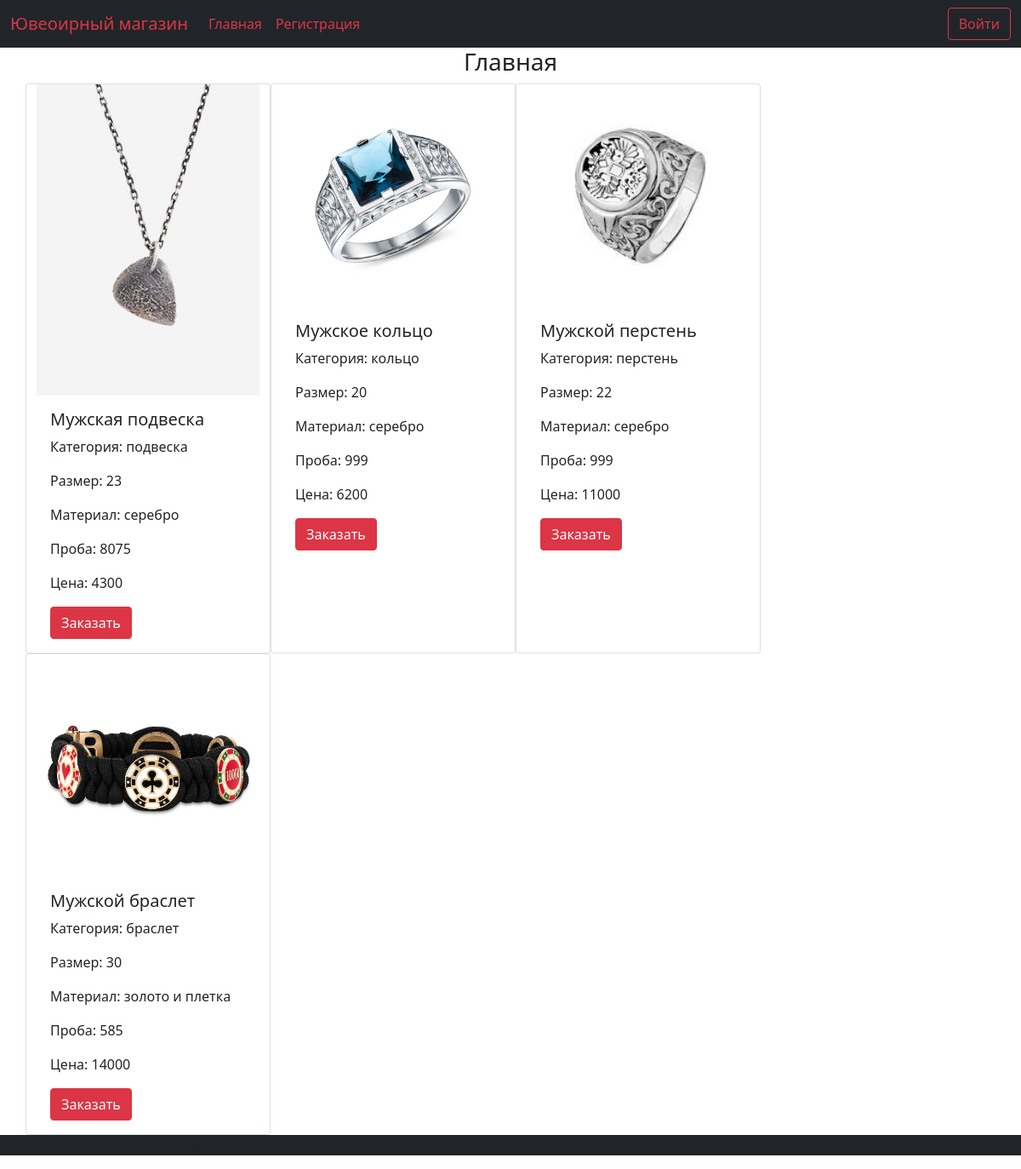
The page / on the database its author committed.
### tables this page shows
CREATE TABLE `tovar` (
  `id_tovar` int(11) NOT NULL,
  `name_tovar` varchar(70) NOT NULL,
  `prosvod` varchar(100) NOT NULL,
  `categori` varchar(70) NOT NULL,
  `wihg` varchar(50) NOT NULL,
  `material` varchar(80) NOT NULL,
  `proba` varchar(90) NOT NULL,
  `price` decimal(10,0) NOT NULL,
  `img` text NOT NULL
);

### index.php (the view)
<?php
include 'temp/headr.php';
$sql = 'select * from tovar';
$tovar = $conect->query($sql);
?>
<h3 class="text-center">Главная</h3>
<div class="row">
<?php while($row = $tovar->fetch_assoc()){?>
<div class="card" style="width: 18rem;">
  <img src="<?=$row['img']?>" class="card-img-top" alt="...">
  <div class="card-body">
    <h5 class="card-title"><?=$row['name_tovar']?></h5>
    <p class="card-text">Категория: <?=$row['categori']?></p>
    <p class="card-text">Размер: <?=$row['wihg']?></p>
    <p class="card-text">Материал: <?=$row['material']?></p>
    <p class="card-text">Проба: <?=$row['proba']?></p>
    <p class="card-text">Цена: <?=$row['price']?></p>
    <a href="sakas.php" class="btn btn-danger">Заказать</a>
  </div>
</div>
<?php }?>
</div>
<?php
include 'temp/footer.php';
?>

### temp/headr.php (shortened to what this page needs)
<!DOCTYPE html>
<html lang="en">
<head>
    <link rel="stylesheet" href="/css/bootstrap.min.css">
</head>
<body>
    <?php
    include 'temp/navbar.php';
    ?>
    <div class="container">

### temp/navbar.php (shortened to what this page needs)
<nav class="navbar navbar-expand-lg bg-dark">
  <div class="container-fluid">
    <a class="navbar-brand text-danger" href="#">Ювеоирный магазин</a>
    <div class="collapse navbar-collapse" id="navbarSupportedContent">
      <ul class="navbar-nav me-auto mb-2 mb-lg-0">
        <li class="nav-item">
          <a class="nav-link active text-danger" aria-current="page" href="index.php">Главная</a>
        </li>
        <?php if (!isset($_SESSION['id_user'])) {?>
        <li class="nav-item">
          <a class="nav-link active text-danger" aria-current="page" href="reg.php">Регистрация</a>
        </li>
        <?php }?>
      </ul>
      <?php if (isset($_SESSION['id_user'])) {
        echo '<div>
        <a class="btn btn-outline-danger" href="logout.php" type="submit">Выйти</a>
      </div>';
      }else{
        echo '<div>
        <a class="btn btn-outline-danger" href="auto.php" type="submit">Войти</a>
      </div>';
      }
      ?>
    </div>
  </div>
</nav>

### temp/footer.php
</div>
<div class="footer bg-dark">
<p>Информация о нашей ювелирке</p>
</div>
</body>
</html>

### rows shown on the page
tovar: img (picture), name_tovar "Мужская подвеска", categori "подвеска", wihg "23", material "серебро", proba "8075", price "4300"
tovar: img (picture), name_tovar "Мужское кольцо", categori "кольцо", wihg "20", material "серебро", proba "999", price "6200"
tovar: img (picture), name_tovar "Мужской перстень", categori "перстень", wihg "22", material "серебро", proba "999", price "11000"
tovar: img (picture), name_tovar "Мужской браслет", categori "браслет", wihg "30", material "золото и плетка", proba "585", price "14000"
